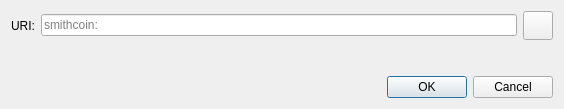
<?xml version="1.0" encoding="UTF-8"?>
<ui version="4.0">
 <class>OpenURIDialog</class>
 <widget class="QDialog" name="OpenURIDialog">
  <property name="geometry">
   <rect>
    <x>0</x>
    <y>0</y>
    <width>564</width>
    <height>109</height>
   </rect>
  </property>
  <property name="windowTitle">
   <string>Open smithcoin URI</string>
  </property>
  <layout class="QVBoxLayout" name="verticalLayout">
   <item>
    <layout class="QHBoxLayout" name="horizontalLayout">
     <item>
      <widget class="QLabel" name="label">
       <property name="text">
        <string>URI:</string>
       </property>
      </widget>
     </item>
     <item>
      <widget class="QValidatedLineEdit" name="uriEdit">
       <property name="placeholderText">
        <string notr="true">smithcoin:</string>
       </property>
      </widget>
     </item>
     <item>
      <widget class="QToolButton" name="pasteButton">
       <property name="toolTip">
        <string extracomment="Tooltip text for button that allows you to paste an address that is in your clipboard.">Paste address from clipboard</string>
       </property>
       <property name="text">
        <string/>
       </property>
       <property name="icon">
        <iconset resource="../smithcoin.qrc">
         <normaloff>:/icons/editpaste</normaloff>:/icons/editpaste
        </iconset>
       </property>
       <property name="iconSize">
        <size>
         <width>22</width>
         <height>22</height>
        </size>
       </property>
      </widget>
     </item>
    </layout>
   </item>
   <item>
    <spacer name="verticalSpacer">
     <property name="orientation">
      <enum>Qt::Vertical</enum>
     </property>
     <property name="sizeHint" stdset="0">
      <size>
       <width>20</width>
       <height>40</height>
      </size>
     </property>
    </spacer>
   </item>
   <item>
    <widget class="QDialogButtonBox" name="buttonBox">
     <property name="orientation">
      <enum>Qt::Horizontal</enum>
     </property>
     <property name="standardButtons">
      <set>QDialogButtonBox::Cancel|QDialogButtonBox::Ok</set>
     </property>
    </widget>
   </item>
  </layout>
 </widget>
 <customwidgets>
  <customwidget>
   <class>QValidatedLineEdit</class>
   <extends>QLineEdit</extends>
   <header>qt/qvalidatedlineedit.h</header>
  </customwidget>
 </customwidgets>
 <resources/>
 <connections>
  <connection>
   <sender>buttonBox</sender>
   <signal>accepted()</signal>
   <receiver>OpenURIDialog</receiver>
   <slot>accept()</slot>
   <hints>
    <hint type="sourcelabel">
     <x>248</x>
     <y>254</y>
    </hint>
    <hint type="destinationlabel">
     <x>157</x>
     <y>274</y>
    </hint>
   </hints>
  </connection>
  <connection>
   <sender>buttonBox</sender>
   <signal>rejected()</signal>
   <receiver>OpenURIDialog</receiver>
   <slot>reject()</slot>
   <hints>
    <hint type="sourcelabel">
     <x>316</x>
     <y>260</y>
    </hint>
    <hint type="destinationlabel">
     <x>286</x>
     <y>274</y>
    </hint>
   </hints>
  </connection>
 </connections>
</ui>
